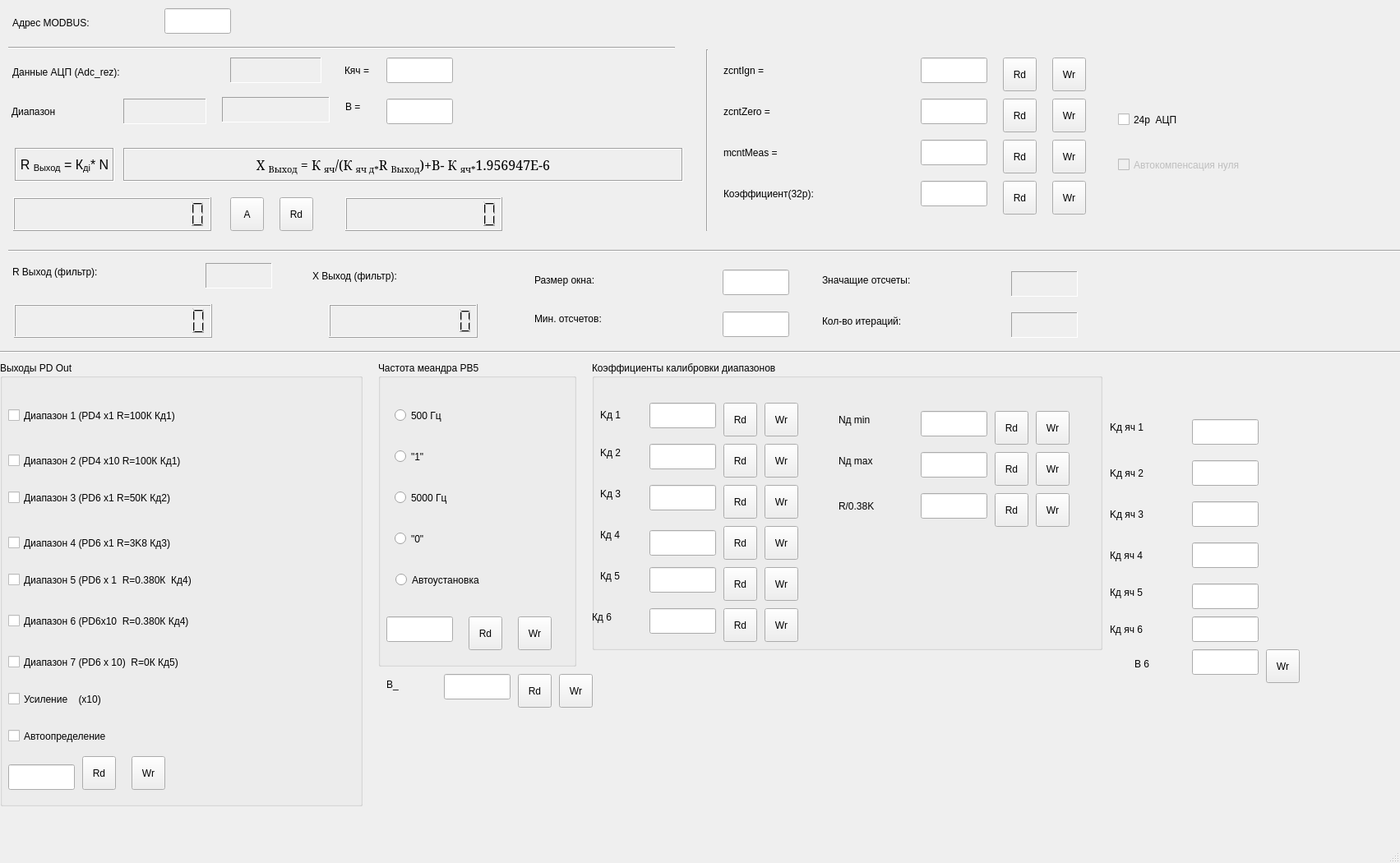
<?xml version="1.0" encoding="UTF-8"?>
<ui version="4.0">
 <class>fmCondPar</class>
 <widget class="QMainWindow" name="fmCondPar">
  <property name="geometry">
   <rect>
    <x>0</x>
    <y>0</y>
    <width>1703</width>
    <height>1050</height>
   </rect>
  </property>
  <property name="minimumSize">
   <size>
    <width>1703</width>
    <height>1050</height>
   </size>
  </property>
  <property name="maximumSize">
   <size>
    <width>1703</width>
    <height>1050</height>
   </size>
  </property>
  <property name="windowTitle">
   <string>Кондуктометр</string>
  </property>
  <widget class="QWidget" name="centralwidget">
   <widget class="QLCDNumber" name="lcdDataConv_cond">
    <property name="geometry">
     <rect>
      <x>16</x>
      <y>240</y>
      <width>241</width>
      <height>41</height>
     </rect>
    </property>
    <property name="numDigits">
     <number>14</number>
    </property>
   </widget>
   <widget class="QLabel" name="label">
    <property name="geometry">
     <rect>
      <x>15</x>
      <y>72</y>
      <width>261</width>
      <height>31</height>
     </rect>
    </property>
    <property name="font">
     <font>
      <pointsize>9</pointsize>
     </font>
    </property>
    <property name="text">
     <string>Данные АЦП (Adc_rez):</string>
    </property>
   </widget>
   <widget class="QToolButton" name="tbScan">
    <property name="geometry">
     <rect>
      <x>340</x>
      <y>240</y>
      <width>41</width>
      <height>41</height>
     </rect>
    </property>
    <property name="text">
     <string>Rd</string>
    </property>
   </widget>
   <widget class="QLabel" name="llData_cond">
    <property name="geometry">
     <rect>
      <x>280</x>
      <y>70</y>
      <width>111</width>
      <height>31</height>
     </rect>
    </property>
    <property name="font">
     <font>
      <pointsize>9</pointsize>
     </font>
    </property>
    <property name="frameShape">
     <enum>QFrame::Panel</enum>
    </property>
    <property name="frameShadow">
     <enum>QFrame::Sunken</enum>
    </property>
    <property name="text">
     <string/>
    </property>
   </widget>
   <widget class="QToolButton" name="tbAutoScan">
    <property name="geometry">
     <rect>
      <x>280</x>
      <y>240</y>
      <width>41</width>
      <height>41</height>
     </rect>
    </property>
    <property name="text">
     <string>A</string>
    </property>
   </widget>
   <widget class="QLineEdit" name="lemK">
    <property name="geometry">
     <rect>
      <x>1120</x>
      <y>220</y>
      <width>81</width>
      <height>31</height>
     </rect>
    </property>
    <property name="font">
     <font>
      <pointsize>9</pointsize>
     </font>
    </property>
   </widget>
   <widget class="QLabel" name="label_12">
    <property name="geometry">
     <rect>
      <x>880</x>
      <y>220</y>
      <width>231</width>
      <height>31</height>
     </rect>
    </property>
    <property name="font">
     <font>
      <pointsize>9</pointsize>
     </font>
    </property>
    <property name="lineWidth">
     <number>-5</number>
    </property>
    <property name="text">
     <string>Коэффициент(32р):</string>
    </property>
   </widget>
   <widget class="QCheckBox" name="ch24b">
    <property name="geometry">
     <rect>
      <x>1360</x>
      <y>130</y>
      <width>191</width>
      <height>31</height>
     </rect>
    </property>
    <property name="font">
     <font>
      <pointsize>9</pointsize>
     </font>
    </property>
    <property name="text">
     <string>24р  АЦП</string>
    </property>
   </widget>
   <widget class="QCheckBox" name="chZeroComp">
    <property name="enabled">
     <bool>false</bool>
    </property>
    <property name="geometry">
     <rect>
      <x>1360</x>
      <y>180</y>
      <width>331</width>
      <height>41</height>
     </rect>
    </property>
    <property name="font">
     <font>
      <pointsize>9</pointsize>
     </font>
    </property>
    <property name="text">
     <string>Автокомпенсация нуля</string>
    </property>
   </widget>
   <widget class="Line" name="line">
    <property name="geometry">
     <rect>
      <x>850</x>
      <y>60</y>
      <width>20</width>
      <height>221</height>
     </rect>
    </property>
    <property name="orientation">
     <enum>Qt::Vertical</enum>
    </property>
   </widget>
   <widget class="QToolButton" name="tbIgnRd">
    <property name="geometry">
     <rect>
      <x>1220</x>
      <y>70</y>
      <width>41</width>
      <height>41</height>
     </rect>
    </property>
    <property name="text">
     <string>Rd</string>
    </property>
   </widget>
   <widget class="QLineEdit" name="leIgn">
    <property name="geometry">
     <rect>
      <x>1120</x>
      <y>70</y>
      <width>81</width>
      <height>31</height>
     </rect>
    </property>
    <property name="font">
     <font>
      <pointsize>9</pointsize>
     </font>
    </property>
   </widget>
   <widget class="QLabel" name="label_13">
    <property name="geometry">
     <rect>
      <x>880</x>
      <y>70</y>
      <width>121</width>
      <height>31</height>
     </rect>
    </property>
    <property name="font">
     <font>
      <pointsize>9</pointsize>
     </font>
    </property>
    <property name="lineWidth">
     <number>-5</number>
    </property>
    <property name="text">
     <string>zcntIgn = </string>
    </property>
   </widget>
   <widget class="QToolButton" name="tbIgnWr">
    <property name="geometry">
     <rect>
      <x>1280</x>
      <y>70</y>
      <width>41</width>
      <height>41</height>
     </rect>
    </property>
    <property name="text">
     <string>Wr</string>
    </property>
   </widget>
   <widget class="QToolButton" name="tbZeroWr">
    <property name="geometry">
     <rect>
      <x>1280</x>
      <y>120</y>
      <width>41</width>
      <height>41</height>
     </rect>
    </property>
    <property name="text">
     <string>Wr</string>
    </property>
   </widget>
   <widget class="QLineEdit" name="leZero">
    <property name="geometry">
     <rect>
      <x>1120</x>
      <y>120</y>
      <width>81</width>
      <height>31</height>
     </rect>
    </property>
    <property name="font">
     <font>
      <pointsize>9</pointsize>
     </font>
    </property>
   </widget>
   <widget class="QLabel" name="label_14">
    <property name="geometry">
     <rect>
      <x>880</x>
      <y>120</y>
      <width>131</width>
      <height>31</height>
     </rect>
    </property>
    <property name="font">
     <font>
      <pointsize>9</pointsize>
     </font>
    </property>
    <property name="lineWidth">
     <number>-5</number>
    </property>
    <property name="text">
     <string>zcntZero = </string>
    </property>
   </widget>
   <widget class="QToolButton" name="tbZeroRd">
    <property name="geometry">
     <rect>
      <x>1220</x>
      <y>120</y>
      <width>41</width>
      <height>41</height>
     </rect>
    </property>
    <property name="text">
     <string>Rd</string>
    </property>
   </widget>
   <widget class="QToolButton" name="tbMeasWr">
    <property name="geometry">
     <rect>
      <x>1280</x>
      <y>170</y>
      <width>41</width>
      <height>41</height>
     </rect>
    </property>
    <property name="text">
     <string>Wr</string>
    </property>
   </widget>
   <widget class="QLineEdit" name="leMeas">
    <property name="geometry">
     <rect>
      <x>1120</x>
      <y>170</y>
      <width>81</width>
      <height>31</height>
     </rect>
    </property>
    <property name="font">
     <font>
      <pointsize>9</pointsize>
     </font>
    </property>
   </widget>
   <widget class="QLabel" name="label_15">
    <property name="geometry">
     <rect>
      <x>880</x>
      <y>170</y>
      <width>141</width>
      <height>31</height>
     </rect>
    </property>
    <property name="font">
     <font>
      <pointsize>9</pointsize>
     </font>
    </property>
    <property name="lineWidth">
     <number>-5</number>
    </property>
    <property name="text">
     <string>mcntMeas = </string>
    </property>
   </widget>
   <widget class="QToolButton" name="tbMeasRd">
    <property name="geometry">
     <rect>
      <x>1220</x>
      <y>170</y>
      <width>41</width>
      <height>41</height>
     </rect>
    </property>
    <property name="text">
     <string>Rd</string>
    </property>
   </widget>
   <widget class="QLabel" name="label_16">
    <property name="geometry">
     <rect>
      <x>15</x>
      <y>18</y>
      <width>181</width>
      <height>20</height>
     </rect>
    </property>
    <property name="font">
     <font>
      <pointsize>9</pointsize>
     </font>
    </property>
    <property name="text">
     <string>Адрес MODBUS:</string>
    </property>
   </widget>
   <widget class="QLineEdit" name="leAddrMB">
    <property name="geometry">
     <rect>
      <x>200</x>
      <y>10</y>
      <width>81</width>
      <height>31</height>
     </rect>
    </property>
    <property name="font">
     <font>
      <pointsize>9</pointsize>
     </font>
    </property>
   </widget>
   <widget class="Line" name="line_2">
    <property name="geometry">
     <rect>
      <x>10</x>
      <y>50</y>
      <width>811</width>
      <height>16</height>
     </rect>
    </property>
    <property name="orientation">
     <enum>Qt::Horizontal</enum>
    </property>
   </widget>
   <widget class="QToolButton" name="tbmKRd">
    <property name="geometry">
     <rect>
      <x>1220</x>
      <y>220</y>
      <width>41</width>
      <height>41</height>
     </rect>
    </property>
    <property name="text">
     <string>Rd</string>
    </property>
   </widget>
   <widget class="QToolButton" name="tbmKWr">
    <property name="geometry">
     <rect>
      <x>1280</x>
      <y>220</y>
      <width>41</width>
      <height>41</height>
     </rect>
    </property>
    <property name="text">
     <string>Wr</string>
    </property>
   </widget>
   <widget class="QLabel" name="label_3">
    <property name="geometry">
     <rect>
      <x>18</x>
      <y>180</y>
      <width>121</width>
      <height>41</height>
     </rect>
    </property>
    <property name="font">
     <font>
      <pointsize>10</pointsize>
      <weight>50</weight>
      <bold>false</bold>
     </font>
    </property>
    <property name="frameShape">
     <enum>QFrame::Box</enum>
    </property>
    <property name="frameShadow">
     <enum>QFrame::Sunken</enum>
    </property>
    <property name="text">
     <string>&lt;html&gt;&lt;head/&gt;&lt;body&gt;&lt;p&gt;&lt;span style=&quot; font-size:12pt;&quot;&gt;R &lt;/span&gt;&lt;span style=&quot; font-size:12pt; vertical-align:sub;&quot;&gt;Выход&lt;/span&gt;&lt;span style=&quot; font-size:12pt;&quot;&gt; = К&lt;/span&gt;&lt;span style=&quot; font-size:12pt; vertical-align:sub;&quot;&gt;дi&lt;/span&gt;&lt;span style=&quot; font-size:12pt;&quot;&gt;* N&lt;/span&gt;&lt;/p&gt;&lt;/body&gt;&lt;/html&gt;</string>
    </property>
    <property name="alignment">
     <set>Qt::AlignCenter</set>
    </property>
   </widget>
   <widget class="Line" name="line_3">
    <property name="geometry">
     <rect>
      <x>10</x>
      <y>290</y>
      <width>1901</width>
      <height>31</height>
     </rect>
    </property>
    <property name="orientation">
     <enum>Qt::Horizontal</enum>
    </property>
   </widget>
   <widget class="QLabel" name="label_4">
    <property name="geometry">
     <rect>
      <x>15</x>
      <y>310</y>
      <width>221</width>
      <height>41</height>
     </rect>
    </property>
    <property name="font">
     <font>
      <pointsize>9</pointsize>
     </font>
    </property>
    <property name="text">
     <string>R Выход (фильтр):</string>
    </property>
   </widget>
   <widget class="QLabel" name="llDataF_cond">
    <property name="geometry">
     <rect>
      <x>250</x>
      <y>320</y>
      <width>81</width>
      <height>31</height>
     </rect>
    </property>
    <property name="font">
     <font>
      <pointsize>9</pointsize>
     </font>
    </property>
    <property name="frameShape">
     <enum>QFrame::Panel</enum>
    </property>
    <property name="frameShadow">
     <enum>QFrame::Sunken</enum>
    </property>
    <property name="text">
     <string/>
    </property>
   </widget>
   <widget class="QLCDNumber" name="lcdDataConvF_cond">
    <property name="geometry">
     <rect>
      <x>17</x>
      <y>370</y>
      <width>241</width>
      <height>41</height>
     </rect>
    </property>
    <property name="numDigits">
     <number>14</number>
    </property>
   </widget>
   <widget class="QLineEdit" name="leWSize">
    <property name="geometry">
     <rect>
      <x>879</x>
      <y>328</y>
      <width>81</width>
      <height>31</height>
     </rect>
    </property>
    <property name="font">
     <font>
      <pointsize>9</pointsize>
     </font>
    </property>
   </widget>
   <widget class="QLabel" name="label_17">
    <property name="geometry">
     <rect>
      <x>650</x>
      <y>380</y>
      <width>181</width>
      <height>16</height>
     </rect>
    </property>
    <property name="font">
     <font>
      <pointsize>9</pointsize>
     </font>
    </property>
    <property name="lineWidth">
     <number>-5</number>
    </property>
    <property name="text">
     <string>Мин. отсчетов:</string>
    </property>
   </widget>
   <widget class="QLineEdit" name="leMinCntS">
    <property name="geometry">
     <rect>
      <x>879</x>
      <y>379</y>
      <width>81</width>
      <height>31</height>
     </rect>
    </property>
    <property name="font">
     <font>
      <pointsize>9</pointsize>
     </font>
    </property>
   </widget>
   <widget class="QLabel" name="label_18">
    <property name="geometry">
     <rect>
      <x>650</x>
      <y>330</y>
      <width>151</width>
      <height>21</height>
     </rect>
    </property>
    <property name="font">
     <font>
      <pointsize>9</pointsize>
     </font>
    </property>
    <property name="lineWidth">
     <number>-5</number>
    </property>
    <property name="text">
     <string>Размер окна:</string>
    </property>
   </widget>
   <widget class="QLabel" name="llCntS">
    <property name="geometry">
     <rect>
      <x>1230</x>
      <y>330</y>
      <width>81</width>
      <height>31</height>
     </rect>
    </property>
    <property name="font">
     <font>
      <pointsize>9</pointsize>
     </font>
    </property>
    <property name="frameShape">
     <enum>QFrame::Panel</enum>
    </property>
    <property name="frameShadow">
     <enum>QFrame::Sunken</enum>
    </property>
    <property name="text">
     <string/>
    </property>
   </widget>
   <widget class="QLabel" name="label_5">
    <property name="geometry">
     <rect>
      <x>1000</x>
      <y>330</y>
      <width>221</width>
      <height>21</height>
     </rect>
    </property>
    <property name="font">
     <font>
      <pointsize>9</pointsize>
     </font>
    </property>
    <property name="text">
     <string>Значащие отсчеты:</string>
    </property>
   </widget>
   <widget class="QLabel" name="llNumPass">
    <property name="geometry">
     <rect>
      <x>1230</x>
      <y>380</y>
      <width>81</width>
      <height>31</height>
     </rect>
    </property>
    <property name="font">
     <font>
      <pointsize>9</pointsize>
     </font>
    </property>
    <property name="frameShape">
     <enum>QFrame::Panel</enum>
    </property>
    <property name="frameShadow">
     <enum>QFrame::Sunken</enum>
    </property>
    <property name="text">
     <string/>
    </property>
   </widget>
   <widget class="QLabel" name="label_6">
    <property name="geometry">
     <rect>
      <x>1000</x>
      <y>380</y>
      <width>201</width>
      <height>21</height>
     </rect>
    </property>
    <property name="font">
     <font>
      <pointsize>9</pointsize>
     </font>
    </property>
    <property name="text">
     <string>Кол-во итераций:</string>
    </property>
   </widget>
   <widget class="Line" name="line_4">
    <property name="geometry">
     <rect>
      <x>0</x>
      <y>420</y>
      <width>1851</width>
      <height>16</height>
     </rect>
    </property>
    <property name="orientation">
     <enum>Qt::Horizontal</enum>
    </property>
   </widget>
   <widget class="QGroupBox" name="groupBox">
    <property name="geometry">
     <rect>
      <x>0</x>
      <y>440</y>
      <width>441</width>
      <height>541</height>
     </rect>
    </property>
    <property name="title">
     <string>Выходы PD Out</string>
    </property>
    <widget class="QCheckBox" name="cbPD1">
     <property name="geometry">
      <rect>
       <x>10</x>
       <y>50</y>
       <width>391</width>
       <height>31</height>
      </rect>
     </property>
     <property name="text">
      <string>Диапазон 1 (PD4 х1 R=100К Кд1)</string>
     </property>
    </widget>
    <widget class="QCheckBox" name="cbPD2">
     <property name="geometry">
      <rect>
       <x>10</x>
       <y>100</y>
       <width>411</width>
       <height>41</height>
      </rect>
     </property>
     <property name="text">
      <string>Диапазон 2 (PD4 x10 R=100К Кд1)</string>
     </property>
    </widget>
    <widget class="QCheckBox" name="cbPD3">
     <property name="geometry">
      <rect>
       <x>10</x>
       <y>150</y>
       <width>371</width>
       <height>31</height>
      </rect>
     </property>
     <property name="text">
      <string>Диапазон 3 (PD6 х1 R=50K Кд2)</string>
     </property>
    </widget>
    <widget class="QCheckBox" name="cbPD4">
     <property name="geometry">
      <rect>
       <x>10</x>
       <y>200</y>
       <width>411</width>
       <height>41</height>
      </rect>
     </property>
     <property name="text">
      <string>Диапазон 4 (PD6 х1 R=3K8 Кд3) </string>
     </property>
    </widget>
    <widget class="QLineEdit" name="lePD47">
     <property name="geometry">
      <rect>
       <x>10</x>
       <y>490</y>
       <width>81</width>
       <height>31</height>
      </rect>
     </property>
     <property name="font">
      <font>
       <pointsize>9</pointsize>
      </font>
     </property>
    </widget>
    <widget class="QToolButton" name="tbPD47Rd">
     <property name="geometry">
      <rect>
       <x>100</x>
       <y>480</y>
       <width>41</width>
       <height>41</height>
      </rect>
     </property>
     <property name="text">
      <string>Rd</string>
     </property>
    </widget>
    <widget class="QToolButton" name="tbPD47Wr">
     <property name="geometry">
      <rect>
       <x>160</x>
       <y>480</y>
       <width>41</width>
       <height>41</height>
      </rect>
     </property>
     <property name="text">
      <string>Wr</string>
     </property>
    </widget>
    <widget class="QCheckBox" name="cbPDAuto">
     <property name="geometry">
      <rect>
       <x>10</x>
       <y>430</y>
       <width>231</width>
       <height>51</height>
      </rect>
     </property>
     <property name="text">
      <string>Автоопределение</string>
     </property>
    </widget>
    <widget class="QCheckBox" name="cbPDXx10">
     <property name="geometry">
      <rect>
       <x>10</x>
       <y>390</y>
       <width>231</width>
       <height>41</height>
      </rect>
     </property>
     <property name="text">
      <string>Усиление    (х10)</string>
     </property>
    </widget>
    <widget class="QCheckBox" name="cbPD6">
     <property name="geometry">
      <rect>
       <x>10</x>
       <y>300</y>
       <width>421</width>
       <height>31</height>
      </rect>
     </property>
     <property name="text">
      <string>Диапазон 6 (PD6x10  R=0.380К Кд4)</string>
     </property>
    </widget>
    <widget class="QCheckBox" name="cbPD5">
     <property name="geometry">
      <rect>
       <x>10</x>
       <y>250</y>
       <width>431</width>
       <height>31</height>
      </rect>
     </property>
     <property name="text">
      <string>Диапазон 5 (PD6 x 1  R=0.380К  Кд4)</string>
     </property>
    </widget>
    <widget class="QCheckBox" name="cbPD7">
     <property name="geometry">
      <rect>
       <x>10</x>
       <y>340</y>
       <width>401</width>
       <height>51</height>
      </rect>
     </property>
     <property name="text">
      <string>Диапазон 7 (PD6 x 10)  R=0К Кд5)</string>
     </property>
    </widget>
   </widget>
   <widget class="QGroupBox" name="groupBox_2">
    <property name="geometry">
     <rect>
      <x>460</x>
      <y>440</y>
      <width>241</width>
      <height>371</height>
     </rect>
    </property>
    <property name="title">
     <string>Частота меандра PB5</string>
    </property>
    <widget class="QLineEdit" name="leFreqMeandr">
     <property name="geometry">
      <rect>
       <x>10</x>
       <y>310</y>
       <width>81</width>
       <height>31</height>
      </rect>
     </property>
     <property name="font">
      <font>
       <pointsize>9</pointsize>
      </font>
     </property>
    </widget>
    <widget class="QToolButton" name="tbFreqMeandrRd">
     <property name="geometry">
      <rect>
       <x>110</x>
       <y>310</y>
       <width>41</width>
       <height>41</height>
      </rect>
     </property>
     <property name="text">
      <string>Rd</string>
     </property>
    </widget>
    <widget class="QRadioButton" name="rb500">
     <property name="geometry">
      <rect>
       <x>20</x>
       <y>50</y>
       <width>91</width>
       <height>31</height>
      </rect>
     </property>
     <property name="text">
      <string>500 Гц</string>
     </property>
    </widget>
    <widget class="QRadioButton" name="rb5000">
     <property name="geometry">
      <rect>
       <x>20</x>
       <y>150</y>
       <width>161</width>
       <height>31</height>
      </rect>
     </property>
     <property name="text">
      <string>5000 Гц</string>
     </property>
    </widget>
    <widget class="QRadioButton" name="rbOff">
     <property name="geometry">
      <rect>
       <x>20</x>
       <y>200</y>
       <width>121</width>
       <height>31</height>
      </rect>
     </property>
     <property name="text">
      <string>&quot;0&quot;</string>
     </property>
    </widget>
    <widget class="QToolButton" name="tbFreqMeandrWr">
     <property name="geometry">
      <rect>
       <x>170</x>
       <y>310</y>
       <width>41</width>
       <height>41</height>
      </rect>
     </property>
     <property name="text">
      <string>Wr</string>
     </property>
    </widget>
    <widget class="QRadioButton" name="rbOn">
     <property name="geometry">
      <rect>
       <x>20</x>
       <y>100</y>
       <width>111</width>
       <height>31</height>
      </rect>
     </property>
     <property name="text">
      <string>&quot;1&quot;</string>
     </property>
    </widget>
    <widget class="QRadioButton" name="rbAuto">
     <property name="geometry">
      <rect>
       <x>21</x>
       <y>250</y>
       <width>211</width>
       <height>31</height>
      </rect>
     </property>
     <property name="text">
      <string>Автоустановка</string>
     </property>
    </widget>
   </widget>
   <widget class="QGroupBox" name="groupBox_3">
    <property name="geometry">
     <rect>
      <x>720</x>
      <y>440</y>
      <width>621</width>
      <height>351</height>
     </rect>
    </property>
    <property name="title">
     <string>Коэффициенты калибровки диапазонов</string>
    </property>
    <widget class="QLineEdit" name="leAet_1">
     <property name="geometry">
      <rect>
       <x>70</x>
       <y>50</y>
       <width>81</width>
       <height>31</height>
      </rect>
     </property>
     <property name="font">
      <font>
       <pointsize>9</pointsize>
      </font>
     </property>
    </widget>
    <widget class="QToolButton" name="tbAetRd_1">
     <property name="geometry">
      <rect>
       <x>160</x>
       <y>50</y>
       <width>41</width>
       <height>41</height>
      </rect>
     </property>
     <property name="text">
      <string>Rd</string>
     </property>
    </widget>
    <widget class="QToolButton" name="tbAetWr_1">
     <property name="geometry">
      <rect>
       <x>210</x>
       <y>50</y>
       <width>41</width>
       <height>41</height>
      </rect>
     </property>
     <property name="text">
      <string>Wr</string>
     </property>
    </widget>
    <widget class="QLabel" name="label_19">
     <property name="geometry">
      <rect>
       <x>10</x>
       <y>50</y>
       <width>51</width>
       <height>31</height>
      </rect>
     </property>
     <property name="font">
      <font>
       <pointsize>9</pointsize>
      </font>
     </property>
     <property name="lineWidth">
      <number>-5</number>
     </property>
     <property name="text">
      <string>&lt;html&gt;&lt;head/&gt;&lt;body&gt;&lt;p&gt;Kд 1&lt;/p&gt;&lt;/body&gt;&lt;/html&gt;</string>
     </property>
    </widget>
    <widget class="QToolButton" name="tbNtWr_1">
     <property name="geometry">
      <rect>
       <x>540</x>
       <y>60</y>
       <width>41</width>
       <height>41</height>
      </rect>
     </property>
     <property name="text">
      <string>Wr</string>
     </property>
    </widget>
    <widget class="QLabel" name="label_20">
     <property name="geometry">
      <rect>
       <x>300</x>
       <y>60</y>
       <width>91</width>
       <height>21</height>
      </rect>
     </property>
     <property name="font">
      <font>
       <pointsize>9</pointsize>
      </font>
     </property>
     <property name="lineWidth">
      <number>-5</number>
     </property>
     <property name="text">
      <string>Nд min</string>
     </property>
    </widget>
    <widget class="QLineEdit" name="leNt_1">
     <property name="geometry">
      <rect>
       <x>400</x>
       <y>60</y>
       <width>81</width>
       <height>31</height>
      </rect>
     </property>
     <property name="font">
      <font>
       <pointsize>9</pointsize>
      </font>
     </property>
    </widget>
    <widget class="QToolButton" name="tbNtRd_1">
     <property name="geometry">
      <rect>
       <x>490</x>
       <y>60</y>
       <width>41</width>
       <height>41</height>
      </rect>
     </property>
     <property name="text">
      <string>Rd</string>
     </property>
    </widget>
    <widget class="QToolButton" name="tbNtWr_2">
     <property name="geometry">
      <rect>
       <x>540</x>
       <y>110</y>
       <width>41</width>
       <height>41</height>
      </rect>
     </property>
     <property name="text">
      <string>Wr</string>
     </property>
    </widget>
    <widget class="QToolButton" name="tbNtRd_2">
     <property name="geometry">
      <rect>
       <x>490</x>
       <y>110</y>
       <width>41</width>
       <height>41</height>
      </rect>
     </property>
     <property name="text">
      <string>Rd</string>
     </property>
    </widget>
    <widget class="QLabel" name="label_21">
     <property name="geometry">
      <rect>
       <x>300</x>
       <y>110</y>
       <width>91</width>
       <height>21</height>
      </rect>
     </property>
     <property name="font">
      <font>
       <pointsize>9</pointsize>
      </font>
     </property>
     <property name="lineWidth">
      <number>-5</number>
     </property>
     <property name="text">
      <string>Nд max</string>
     </property>
    </widget>
    <widget class="QToolButton" name="tbAetWr_2">
     <property name="geometry">
      <rect>
       <x>210</x>
       <y>100</y>
       <width>41</width>
       <height>41</height>
      </rect>
     </property>
     <property name="text">
      <string>Wr</string>
     </property>
    </widget>
    <widget class="QLabel" name="label_22">
     <property name="geometry">
      <rect>
       <x>10</x>
       <y>100</y>
       <width>51</width>
       <height>21</height>
      </rect>
     </property>
     <property name="font">
      <font>
       <pointsize>9</pointsize>
      </font>
     </property>
     <property name="lineWidth">
      <number>-5</number>
     </property>
     <property name="text">
      <string>Kд 2</string>
     </property>
    </widget>
    <widget class="QLineEdit" name="leNt_2">
     <property name="geometry">
      <rect>
       <x>400</x>
       <y>110</y>
       <width>81</width>
       <height>31</height>
      </rect>
     </property>
     <property name="font">
      <font>
       <pointsize>9</pointsize>
      </font>
     </property>
    </widget>
    <widget class="QLineEdit" name="leAet_2">
     <property name="geometry">
      <rect>
       <x>70</x>
       <y>100</y>
       <width>81</width>
       <height>31</height>
      </rect>
     </property>
     <property name="font">
      <font>
       <pointsize>9</pointsize>
      </font>
     </property>
    </widget>
    <widget class="QToolButton" name="tbAetRd_2">
     <property name="geometry">
      <rect>
       <x>160</x>
       <y>100</y>
       <width>41</width>
       <height>41</height>
      </rect>
     </property>
     <property name="text">
      <string>Rd</string>
     </property>
    </widget>
    <widget class="QToolButton" name="tbNtWr_3">
     <property name="geometry">
      <rect>
       <x>540</x>
       <y>160</y>
       <width>41</width>
       <height>41</height>
      </rect>
     </property>
     <property name="text">
      <string>Wr</string>
     </property>
    </widget>
    <widget class="QToolButton" name="tbNtRd_3">
     <property name="geometry">
      <rect>
       <x>490</x>
       <y>160</y>
       <width>41</width>
       <height>41</height>
      </rect>
     </property>
     <property name="text">
      <string>Rd</string>
     </property>
    </widget>
    <widget class="QLabel" name="label_23">
     <property name="geometry">
      <rect>
       <x>300</x>
       <y>160</y>
       <width>101</width>
       <height>31</height>
      </rect>
     </property>
     <property name="font">
      <font>
       <pointsize>9</pointsize>
      </font>
     </property>
     <property name="lineWidth">
      <number>-5</number>
     </property>
     <property name="text">
      <string>R/0.38K</string>
     </property>
    </widget>
    <widget class="QToolButton" name="tbAetWr_3">
     <property name="geometry">
      <rect>
       <x>210</x>
       <y>150</y>
       <width>41</width>
       <height>41</height>
      </rect>
     </property>
     <property name="text">
      <string>Wr</string>
     </property>
    </widget>
    <widget class="QLabel" name="label_24">
     <property name="geometry">
      <rect>
       <x>10</x>
       <y>150</y>
       <width>51</width>
       <height>21</height>
      </rect>
     </property>
     <property name="font">
      <font>
       <pointsize>9</pointsize>
      </font>
     </property>
     <property name="lineWidth">
      <number>-5</number>
     </property>
     <property name="text">
      <string>Kд 3</string>
     </property>
    </widget>
    <widget class="QLineEdit" name="leNt_3">
     <property name="geometry">
      <rect>
       <x>400</x>
       <y>160</y>
       <width>81</width>
       <height>31</height>
      </rect>
     </property>
     <property name="font">
      <font>
       <pointsize>9</pointsize>
      </font>
     </property>
    </widget>
    <widget class="QLineEdit" name="leAet_3">
     <property name="geometry">
      <rect>
       <x>70</x>
       <y>150</y>
       <width>81</width>
       <height>31</height>
      </rect>
     </property>
     <property name="font">
      <font>
       <pointsize>9</pointsize>
      </font>
     </property>
    </widget>
    <widget class="QToolButton" name="tbAetRd_3">
     <property name="geometry">
      <rect>
       <x>160</x>
       <y>150</y>
       <width>41</width>
       <height>41</height>
      </rect>
     </property>
     <property name="text">
      <string>Rd</string>
     </property>
    </widget>
    <widget class="QToolButton" name="tbAetRd_4">
     <property name="geometry">
      <rect>
       <x>160</x>
       <y>200</y>
       <width>41</width>
       <height>41</height>
      </rect>
     </property>
     <property name="text">
      <string>Rd</string>
     </property>
    </widget>
    <widget class="QToolButton" name="tbAetWr_4">
     <property name="geometry">
      <rect>
       <x>210</x>
       <y>200</y>
       <width>41</width>
       <height>41</height>
      </rect>
     </property>
     <property name="text">
      <string>Wr</string>
     </property>
    </widget>
    <widget class="QLineEdit" name="leAet_4">
     <property name="geometry">
      <rect>
       <x>70</x>
       <y>205</y>
       <width>81</width>
       <height>31</height>
      </rect>
     </property>
     <property name="font">
      <font>
       <pointsize>9</pointsize>
      </font>
     </property>
    </widget>
    <widget class="QLabel" name="label_25">
     <property name="geometry">
      <rect>
       <x>10</x>
       <y>200</y>
       <width>61</width>
       <height>21</height>
      </rect>
     </property>
     <property name="font">
      <font>
       <pointsize>9</pointsize>
      </font>
     </property>
     <property name="lineWidth">
      <number>-5</number>
     </property>
     <property name="text">
      <string>Кд 4</string>
     </property>
    </widget>
    <widget class="QLabel" name="label_26">
     <property name="geometry">
      <rect>
       <x>10</x>
       <y>250</y>
       <width>61</width>
       <height>21</height>
      </rect>
     </property>
     <property name="font">
      <font>
       <pointsize>9</pointsize>
      </font>
     </property>
     <property name="lineWidth">
      <number>-5</number>
     </property>
     <property name="text">
      <string>Кд 5</string>
     </property>
    </widget>
    <widget class="QLineEdit" name="leAet_5">
     <property name="geometry">
      <rect>
       <x>70</x>
       <y>250</y>
       <width>81</width>
       <height>31</height>
      </rect>
     </property>
     <property name="font">
      <font>
       <pointsize>9</pointsize>
      </font>
     </property>
    </widget>
    <widget class="QToolButton" name="tbAetWr_5">
     <property name="geometry">
      <rect>
       <x>210</x>
       <y>250</y>
       <width>41</width>
       <height>41</height>
      </rect>
     </property>
     <property name="text">
      <string>Wr</string>
     </property>
    </widget>
    <widget class="QToolButton" name="tbAetRd_5">
     <property name="geometry">
      <rect>
       <x>160</x>
       <y>250</y>
       <width>41</width>
       <height>41</height>
      </rect>
     </property>
     <property name="text">
      <string>Rd</string>
     </property>
    </widget>
    <widget class="QToolButton" name="tbAetWr_6">
     <property name="geometry">
      <rect>
       <x>210</x>
       <y>300</y>
       <width>41</width>
       <height>41</height>
      </rect>
     </property>
     <property name="text">
      <string>Wr</string>
     </property>
    </widget>
    <widget class="QToolButton" name="tbAetRd_6">
     <property name="geometry">
      <rect>
       <x>160</x>
       <y>300</y>
       <width>41</width>
       <height>41</height>
      </rect>
     </property>
     <property name="text">
      <string>Rd</string>
     </property>
    </widget>
    <widget class="QLineEdit" name="leAet_6">
     <property name="geometry">
      <rect>
       <x>70</x>
       <y>300</y>
       <width>81</width>
       <height>31</height>
      </rect>
     </property>
     <property name="font">
      <font>
       <pointsize>9</pointsize>
      </font>
     </property>
    </widget>
    <widget class="QLabel" name="label_28">
     <property name="geometry">
      <rect>
       <x>0</x>
       <y>300</y>
       <width>61</width>
       <height>21</height>
      </rect>
     </property>
     <property name="font">
      <font>
       <pointsize>9</pointsize>
      </font>
     </property>
     <property name="lineWidth">
      <number>-5</number>
     </property>
     <property name="text">
      <string>Кд 6</string>
     </property>
    </widget>
   </widget>
   <widget class="QLabel" name="llDataBand">
    <property name="geometry">
     <rect>
      <x>150</x>
      <y>120</y>
      <width>101</width>
      <height>31</height>
     </rect>
    </property>
    <property name="font">
     <font>
      <pointsize>9</pointsize>
     </font>
    </property>
    <property name="frameShape">
     <enum>QFrame::Panel</enum>
    </property>
    <property name="frameShadow">
     <enum>QFrame::Sunken</enum>
    </property>
    <property name="text">
     <string/>
    </property>
   </widget>
   <widget class="QLabel" name="label_7">
    <property name="geometry">
     <rect>
      <x>14</x>
      <y>120</y>
      <width>121</width>
      <height>31</height>
     </rect>
    </property>
    <property name="font">
     <font>
      <pointsize>9</pointsize>
     </font>
    </property>
    <property name="text">
     <string>Диапазон</string>
    </property>
   </widget>
   <widget class="QLCDNumber" name="lcdDataConvF_cond_1">
    <property name="geometry">
     <rect>
      <x>400</x>
      <y>370</y>
      <width>181</width>
      <height>41</height>
     </rect>
    </property>
    <property name="numDigits">
     <number>11</number>
    </property>
   </widget>
   <widget class="QLCDNumber" name="lcdDataConv_cond_1">
    <property name="geometry">
     <rect>
      <x>420</x>
      <y>240</y>
      <width>191</width>
      <height>41</height>
     </rect>
    </property>
    <property name="numDigits">
     <number>11</number>
    </property>
   </widget>
   <widget class="QLabel" name="label_9">
    <property name="geometry">
     <rect>
      <x>380</x>
      <y>320</y>
      <width>211</width>
      <height>31</height>
     </rect>
    </property>
    <property name="font">
     <font>
      <pointsize>9</pointsize>
     </font>
    </property>
    <property name="text">
     <string>X Выход (фильтр):</string>
    </property>
   </widget>
   <widget class="QLabel" name="llDataBand_2">
    <property name="geometry">
     <rect>
      <x>270</x>
      <y>118</y>
      <width>131</width>
      <height>31</height>
     </rect>
    </property>
    <property name="font">
     <font>
      <pointsize>9</pointsize>
     </font>
    </property>
    <property name="frameShape">
     <enum>QFrame::Panel</enum>
    </property>
    <property name="frameShadow">
     <enum>QFrame::Sunken</enum>
    </property>
    <property name="text">
     <string/>
    </property>
   </widget>
   <widget class="QLabel" name="label_27">
    <property name="geometry">
     <rect>
      <x>419</x>
      <y>70</y>
      <width>41</width>
      <height>31</height>
     </rect>
    </property>
    <property name="font">
     <font>
      <pointsize>9</pointsize>
     </font>
    </property>
    <property name="lineWidth">
     <number>-5</number>
    </property>
    <property name="text">
     <string>Кяч =</string>
    </property>
   </widget>
   <widget class="QLineEdit" name="leKu">
    <property name="geometry">
     <rect>
      <x>470</x>
      <y>70</y>
      <width>81</width>
      <height>31</height>
     </rect>
    </property>
    <property name="font">
     <font>
      <pointsize>9</pointsize>
     </font>
    </property>
   </widget>
   <widget class="QLabel" name="label_33">
    <property name="geometry">
     <rect>
      <x>1350</x>
      <y>660</y>
      <width>91</width>
      <height>31</height>
     </rect>
    </property>
    <property name="font">
     <font>
      <pointsize>9</pointsize>
     </font>
    </property>
    <property name="lineWidth">
     <number>-5</number>
    </property>
    <property name="text">
     <string>Кд яч 4</string>
    </property>
   </widget>
   <widget class="QLabel" name="label_31">
    <property name="geometry">
     <rect>
      <x>1350</x>
      <y>560</y>
      <width>91</width>
      <height>31</height>
     </rect>
    </property>
    <property name="font">
     <font>
      <pointsize>9</pointsize>
     </font>
    </property>
    <property name="lineWidth">
     <number>-5</number>
    </property>
    <property name="text">
     <string>Kд яч 2</string>
    </property>
   </widget>
   <widget class="QLabel" name="label_32">
    <property name="geometry">
     <rect>
      <x>1350</x>
      <y>500</y>
      <width>91</width>
      <height>41</height>
     </rect>
    </property>
    <property name="font">
     <font>
      <pointsize>9</pointsize>
     </font>
    </property>
    <property name="lineWidth">
     <number>-5</number>
    </property>
    <property name="text">
     <string>&lt;html&gt;&lt;head/&gt;&lt;body&gt;&lt;p&gt;Kд яч 1&lt;/p&gt;&lt;/body&gt;&lt;/html&gt;</string>
    </property>
   </widget>
   <widget class="QLineEdit" name="leAetu_2">
    <property name="geometry">
     <rect>
      <x>1450</x>
      <y>560</y>
      <width>81</width>
      <height>31</height>
     </rect>
    </property>
    <property name="font">
     <font>
      <pointsize>9</pointsize>
     </font>
    </property>
   </widget>
   <widget class="QLineEdit" name="leAetu_6">
    <property name="geometry">
     <rect>
      <x>1450</x>
      <y>750</y>
      <width>81</width>
      <height>31</height>
     </rect>
    </property>
    <property name="font">
     <font>
      <pointsize>9</pointsize>
     </font>
    </property>
   </widget>
   <widget class="QLineEdit" name="leAetu_1">
    <property name="geometry">
     <rect>
      <x>1450</x>
      <y>510</y>
      <width>81</width>
      <height>31</height>
     </rect>
    </property>
    <property name="font">
     <font>
      <pointsize>9</pointsize>
     </font>
    </property>
   </widget>
   <widget class="QLineEdit" name="leAetu_4">
    <property name="geometry">
     <rect>
      <x>1450</x>
      <y>660</y>
      <width>81</width>
      <height>31</height>
     </rect>
    </property>
    <property name="font">
     <font>
      <pointsize>9</pointsize>
     </font>
    </property>
   </widget>
   <widget class="QLabel" name="label_35">
    <property name="geometry">
     <rect>
      <x>1350</x>
      <y>750</y>
      <width>91</width>
      <height>31</height>
     </rect>
    </property>
    <property name="font">
     <font>
      <pointsize>9</pointsize>
     </font>
    </property>
    <property name="lineWidth">
     <number>-5</number>
    </property>
    <property name="text">
     <string>Кд яч 6</string>
    </property>
   </widget>
   <widget class="QLineEdit" name="leAetu_3">
    <property name="geometry">
     <rect>
      <x>1450</x>
      <y>610</y>
      <width>81</width>
      <height>31</height>
     </rect>
    </property>
    <property name="font">
     <font>
      <pointsize>9</pointsize>
     </font>
    </property>
   </widget>
   <widget class="QLabel" name="label_29">
    <property name="geometry">
     <rect>
      <x>1350</x>
      <y>610</y>
      <width>91</width>
      <height>31</height>
     </rect>
    </property>
    <property name="font">
     <font>
      <pointsize>9</pointsize>
     </font>
    </property>
    <property name="lineWidth">
     <number>-5</number>
    </property>
    <property name="text">
     <string>Kд яч 3</string>
    </property>
   </widget>
   <widget class="QLineEdit" name="leAetu_5">
    <property name="geometry">
     <rect>
      <x>1450</x>
      <y>710</y>
      <width>81</width>
      <height>31</height>
     </rect>
    </property>
    <property name="font">
     <font>
      <pointsize>9</pointsize>
     </font>
    </property>
   </widget>
   <widget class="QToolButton" name="tbAetuWr">
    <property name="geometry">
     <rect>
      <x>1540</x>
      <y>790</y>
      <width>41</width>
      <height>41</height>
     </rect>
    </property>
    <property name="text">
     <string>Wr</string>
    </property>
   </widget>
   <widget class="QLabel" name="label_36">
    <property name="geometry">
     <rect>
      <x>420</x>
      <y>122</y>
      <width>40</width>
      <height>16</height>
     </rect>
    </property>
    <property name="font">
     <font>
      <pointsize>9</pointsize>
     </font>
    </property>
    <property name="lineWidth">
     <number>-5</number>
    </property>
    <property name="text">
     <string>B =</string>
    </property>
   </widget>
   <widget class="QLineEdit" name="leB">
    <property name="geometry">
     <rect>
      <x>470</x>
      <y>120</y>
      <width>81</width>
      <height>31</height>
     </rect>
    </property>
    <property name="font">
     <font>
      <pointsize>9</pointsize>
     </font>
    </property>
   </widget>
   <widget class="QLabel" name="label_8">
    <property name="geometry">
     <rect>
      <x>150</x>
      <y>180</y>
      <width>681</width>
      <height>41</height>
     </rect>
    </property>
    <property name="font">
     <font>
      <family>MS Serif</family>
      <pointsize>6</pointsize>
      <weight>50</weight>
      <bold>false</bold>
     </font>
    </property>
    <property name="frameShape">
     <enum>QFrame::Box</enum>
    </property>
    <property name="frameShadow">
     <enum>QFrame::Sunken</enum>
    </property>
    <property name="text">
     <string>&lt;html&gt;&lt;head/&gt;&lt;body&gt;&lt;p&gt;&lt;span style=&quot; font-size:12pt;&quot;&gt;X &lt;/span&gt;&lt;span style=&quot; font-size:12pt; vertical-align:sub;&quot;&gt;Выход&lt;/span&gt;&lt;span style=&quot; font-size:12pt;&quot;&gt; = К &lt;/span&gt;&lt;span style=&quot; font-size:12pt; vertical-align:sub;&quot;&gt;яч&lt;/span&gt;&lt;span style=&quot; font-size:12pt;&quot;&gt;/(К &lt;/span&gt;&lt;span style=&quot; font-size:12pt; vertical-align:sub;&quot;&gt;яч д*&lt;/span&gt;&lt;span style=&quot; font-size:12pt;&quot;&gt;R &lt;/span&gt;&lt;span style=&quot; font-size:12pt; vertical-align:sub;&quot;&gt;Выход&lt;/span&gt;&lt;span style=&quot; font-size:12pt;&quot;&gt;)+B- К &lt;/span&gt;&lt;span style=&quot; font-size:12pt; vertical-align:sub;&quot;&gt;яч*&lt;/span&gt;&lt;span style=&quot; font-size:12pt;&quot;&gt;1.956947E-6&lt;/span&gt;&lt;/p&gt;&lt;/body&gt;&lt;/html&gt;</string>
    </property>
    <property name="alignment">
     <set>Qt::AlignCenter</set>
    </property>
   </widget>
   <widget class="QLineEdit" name="leB_">
    <property name="geometry">
     <rect>
      <x>540</x>
      <y>820</y>
      <width>81</width>
      <height>31</height>
     </rect>
    </property>
    <property name="font">
     <font>
      <pointsize>9</pointsize>
     </font>
    </property>
   </widget>
   <widget class="QToolButton" name="tbmB_Rd">
    <property name="geometry">
     <rect>
      <x>630</x>
      <y>820</y>
      <width>41</width>
      <height>41</height>
     </rect>
    </property>
    <property name="text">
     <string>Rd</string>
    </property>
   </widget>
   <widget class="QLabel" name="label_30">
    <property name="geometry">
     <rect>
      <x>470</x>
      <y>822</y>
      <width>31</width>
      <height>21</height>
     </rect>
    </property>
    <property name="font">
     <font>
      <pointsize>9</pointsize>
     </font>
    </property>
    <property name="lineWidth">
     <number>-5</number>
    </property>
    <property name="text">
     <string>B_</string>
    </property>
   </widget>
   <widget class="QLabel" name="label_37">
    <property name="geometry">
     <rect>
      <x>1380</x>
      <y>800</y>
      <width>51</width>
      <height>16</height>
     </rect>
    </property>
    <property name="font">
     <font>
      <pointsize>9</pointsize>
     </font>
    </property>
    <property name="lineWidth">
     <number>-5</number>
    </property>
    <property name="text">
     <string>B 6</string>
    </property>
   </widget>
   <widget class="QLineEdit" name="leB_6">
    <property name="geometry">
     <rect>
      <x>1450</x>
      <y>790</y>
      <width>81</width>
      <height>31</height>
     </rect>
    </property>
    <property name="font">
     <font>
      <pointsize>9</pointsize>
     </font>
    </property>
   </widget>
   <widget class="QToolButton" name="tbmB_Wr">
    <property name="geometry">
     <rect>
      <x>680</x>
      <y>820</y>
      <width>41</width>
      <height>41</height>
     </rect>
    </property>
    <property name="text">
     <string>Wr</string>
    </property>
   </widget>
   <widget class="QLabel" name="label_34">
    <property name="geometry">
     <rect>
      <x>1350</x>
      <y>700</y>
      <width>81</width>
      <height>41</height>
     </rect>
    </property>
    <property name="font">
     <font>
      <pointsize>9</pointsize>
     </font>
    </property>
    <property name="lineWidth">
     <number>-5</number>
    </property>
    <property name="text">
     <string>Кд яч 5</string>
    </property>
   </widget>
  </widget>
  <widget class="QMenuBar" name="menubar">
   <property name="geometry">
    <rect>
     <x>0</x>
     <y>0</y>
     <width>1703</width>
     <height>38</height>
    </rect>
   </property>
  </widget>
  <widget class="QStatusBar" name="statusbar"/>
  <action name="actConf">
   <property name="text">
    <string>Настройки</string>
   </property>
  </action>
 </widget>
 <resources/>
 <connections/>
</ui>
